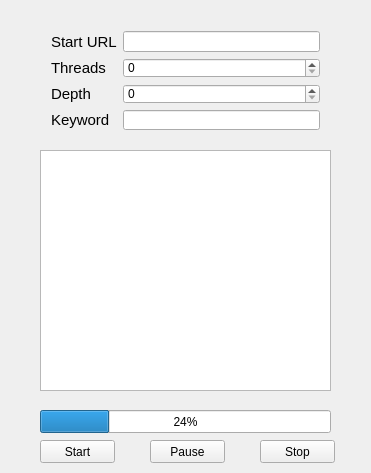
<?xml version="1.0" encoding="UTF-8"?>
<ui version="4.0">
 <class>MainWindow</class>
 <widget class="QMainWindow" name="MainWindow">
  <property name="geometry">
   <rect>
    <x>0</x>
    <y>0</y>
    <width>371</width>
    <height>473</height>
   </rect>
  </property>
  <property name="windowTitle">
   <string>MainWindow</string>
  </property>
  <property name="animated">
   <bool>true</bool>
  </property>
  <widget class="QWidget" name="centralWidget">
   <widget class="QPushButton" name="startButton">
    <property name="geometry">
     <rect>
      <x>40</x>
      <y>440</y>
      <width>75</width>
      <height>23</height>
     </rect>
    </property>
    <property name="text">
     <string>Start</string>
    </property>
   </widget>
   <widget class="QPushButton" name="pauseButton">
    <property name="geometry">
     <rect>
      <x>150</x>
      <y>440</y>
      <width>75</width>
      <height>23</height>
     </rect>
    </property>
    <property name="text">
     <string>Pause</string>
    </property>
   </widget>
   <widget class="QPushButton" name="stopButton">
    <property name="geometry">
     <rect>
      <x>260</x>
      <y>440</y>
      <width>75</width>
      <height>23</height>
     </rect>
    </property>
    <property name="text">
     <string>Stop</string>
    </property>
   </widget>
   <widget class="QProgressBar" name="progressBar">
    <property name="geometry">
     <rect>
      <x>40</x>
      <y>410</y>
      <width>291</width>
      <height>23</height>
     </rect>
    </property>
    <property name="value">
     <number>24</number>
    </property>
   </widget>
   <widget class="QTableView" name="tableView">
    <property name="geometry">
     <rect>
      <x>40</x>
      <y>150</y>
      <width>291</width>
      <height>241</height>
     </rect>
    </property>
   </widget>
   <widget class="QWidget" name="gridLayoutWidget">
    <property name="geometry">
     <rect>
      <x>40</x>
      <y>20</y>
      <width>291</width>
      <height>121</height>
     </rect>
    </property>
    <layout class="QGridLayout" name="gridLayout">
     <item row="2" column="0">
      <widget class="QLabel" name="depthLabel">
       <property name="font">
        <font>
         <pointsize>11</pointsize>
        </font>
       </property>
       <property name="text">
        <string>Depth</string>
       </property>
      </widget>
     </item>
     <item row="0" column="1">
      <widget class="QLineEdit" name="urlEdit"/>
     </item>
     <item row="3" column="1">
      <widget class="QLineEdit" name="keywordEdit"/>
     </item>
     <item row="3" column="0">
      <widget class="QLabel" name="keywordLabel">
       <property name="font">
        <font>
         <pointsize>11</pointsize>
        </font>
       </property>
       <property name="text">
        <string>Keyword</string>
       </property>
      </widget>
     </item>
     <item row="0" column="0">
      <widget class="QLabel" name="urlLabel">
       <property name="font">
        <font>
         <pointsize>11</pointsize>
        </font>
       </property>
       <property name="text">
        <string>Start URL</string>
       </property>
      </widget>
     </item>
     <item row="1" column="0">
      <widget class="QLabel" name="threadsLabel">
       <property name="font">
        <font>
         <pointsize>11</pointsize>
        </font>
       </property>
       <property name="text">
        <string>Threads</string>
       </property>
      </widget>
     </item>
     <item row="2" column="1">
      <widget class="QSpinBox" name="depthBox">
       <property name="layoutDirection">
        <enum>Qt::LeftToRight</enum>
       </property>
      </widget>
     </item>
     <item row="1" column="1">
      <widget class="QSpinBox" name="threadsBox"/>
     </item>
    </layout>
   </widget>
  </widget>
 </widget>
 <layoutdefault spacing="6" margin="11"/>
 <resources/>
 <connections/>
</ui>
